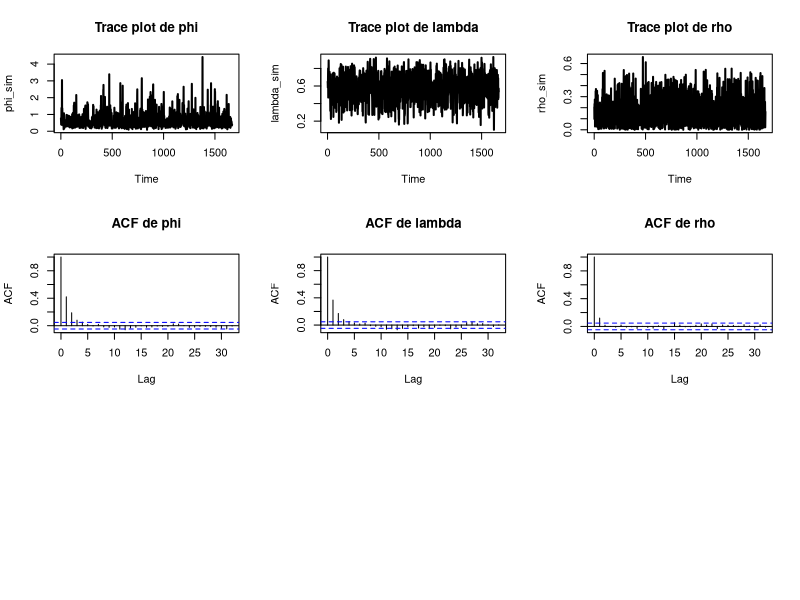

Source code (R):
#------MORTE POR RAIO--------------------

# Bibliotecas

library(readr)

# Dados

morteraios <- read_csv("MORTES POR RAIO - Number of lightning fatalities by category per year 1995 through 2012.csv")


###-------ZINB--------------------------------------------------


# ALGORITMO ZIBN (Zero Inflated Binomial Negative)

# Hiperparâmetros para rho
alpha_rho = beta_rho <- 1

# Hiperparâmetros para lambda
alpha_lambda = beta_lambda <- 1

# Tamanho da amostra
n <- length(morteraios$MORTES)

# Valores iniciais da cadeia
lambda <- mean(morteraios$MORTES > 0)
rho <- mean(morteraios$MORTES == 0, na.rm = TRUE)
phi <- 1  # valor inicial para phi 

# Amostrador de Gibbs
B <- 50000
k <- 0  # Contador de aceites para phi

# Vetores para armazenar amostras
lambda_samples <- numeric(B)
rho_samples <- numeric(B)
phi_samples <- numeric(B)

set.seed(122)

for (i in 1:B) {
  # Simulando z
  z <- numeric(n)
  
  for (j in 1:n) {
    # Calculando a probabilidade de z_i 
    if (morteraios$MORTES[j] != 0) {
      z[j] <- 0  # 
    } else {
      denom <- rho + dnbinom(morteraios$MORTES[j], size = phi, prob = lambda)*(1-rho)
      
      prob_z_1 <- rho/denom
      z[j] <- rbinom(1, 1, prob_z_1)  
    }
    
    # Verifique se prob_z_1 é um valor válido
    if (is.na(prob_z_1) || prob_z_1 < 0 || prob_z_1 > 1) {
      print(paste("Prob_z_1 inválido em j:", j, "com EVENTOS[j]:", morteraios$MORTES[j],
                  "rho:", rho, "lambda:", lambda, "phi:", phi))
      prob_z_1 <- 0  
    }
    
    
  }
  
  # Simulando rho
  rho <- rbeta(1, alpha_rho + sum(z), n - sum(z) + beta_rho)
  
  rho_samples[i] <- rho
  
  # Simulando lambda
  lambda <- rbeta(1, phi*sum(1 - z) + alpha_lambda, sum(morteraios$MORTES* (1-z)) + beta_lambda)
  
  lambda_samples[i] <- lambda
  
  # Simulando phi com Metropolis-Hastings
  tau <- 1  # Parâmetro de afinação
  phi_star <- rgamma(1, shape = tau * phi, rate = tau)  # Proposta
  
  # Cálculo da probabilidade de aceitação
  
  log_likelihood <- sum(lgamma(phi_star + morteraios$MORTES)) - n * lgamma(phi_star) #verossimilhança
  
  log_prior <- dgamma(phi_star, shape = 2, rate = 1, log = TRUE) #priori
  
  l_prob_num <- (log_likelihood + log_prior + n*phi_star*log(lambda))  # pi(phi* | x)
  log_likelihood <- sum(lgamma(phi + morteraios$MORTES)) - n * lgamma(phi) #verossimilhança
  log_prior <- dgamma(phi, shape = 2, rate = 1, log = TRUE) #priori
  
  l_prob_den <- (log_likelihood + log_prior + n*phi*log(lambda))
  
  
  g_num <- dgamma(phi, shape = tau * phi_star, rate = tau)  # g(phi^(j-1) | tau * phi*, tau)
  g_den <- dgamma(phi_star, shape = tau * phi, rate = tau)  # g(phi* | tau * phi^(j-1), tau)
  
  prob_accept <- exp(l_prob_num - l_prob_den) * (g_num / g_den)
  
  # Simular u ~ Uniforme(0, 1)
  u <- runif(1)
  
  # Verificar se a proposta é aceita
  if (u < prob_accept) {
    phi <- phi_star
    k <- k + 1  # Incrementar contador de aceites
  }
  phi_samples[i] <- phi
}

# Amostras pós-burn-in
phi_sim <- phi_samples[seq(B/2, B, 15)]
lambda_sim <- lambda_samples[seq(B/2, B, 15)]
rho_sim <- rho_samples[seq(B/2, B, 15)]

# trace plots e acf
par(mfrow=c(3,3))
ts.plot(phi_sim, lwd = 2, main = "Trace plot de phi")
ts.plot(lambda_sim, lwd = 2, main = "Trace plot de lambda")
ts.plot(rho_sim, lwd = 2, main = "Trace plot de rho")
acf(phi_sim, main = "ACF de phi")
acf(lambda_sim, main = "ACF de lambda")
acf(rho_sim, main = "ACF de rho")

# Tamanho do vetor simulado
Bs <- length(phi_sim)

x_til <- array(NA_real_, c(Bs, n))

set.seed(20)

for (j in 1:Bs) {
  z <- rbinom(n, 1, rho_sim[j])
  x_til[j,] <- (1 - z) * rnbinom(n, size = phi_sim[j], prob = lambda_sim[j])
}

# Probabilidades estimadas via ZIBN
p_zibn <- prop.table(table(factor(x_til, levels = 0:2)))

# Esperança a posteriori e desvio padrão para phi
E_phi_post_zinb_INCENDIOS <- mean(phi_sim)
SD_phi_post_zinb_INCENDIOS <- sd(phi_sim)

# Esperança a posteriori e desvio padrão para lambda
E_lambda_post_zinb_INCENDIOS <- mean(lambda_sim)
SD_lambda_post_zinb_INCENDIOS <- sd(lambda_sim)

# Esperança a posteriori e desvio padrão para rho
E_rho_post_zinb_INCENDIOS <- mean(rho_sim)
SD_rho_post_zinb_INCENDIOS <- sd(rho_sim)
